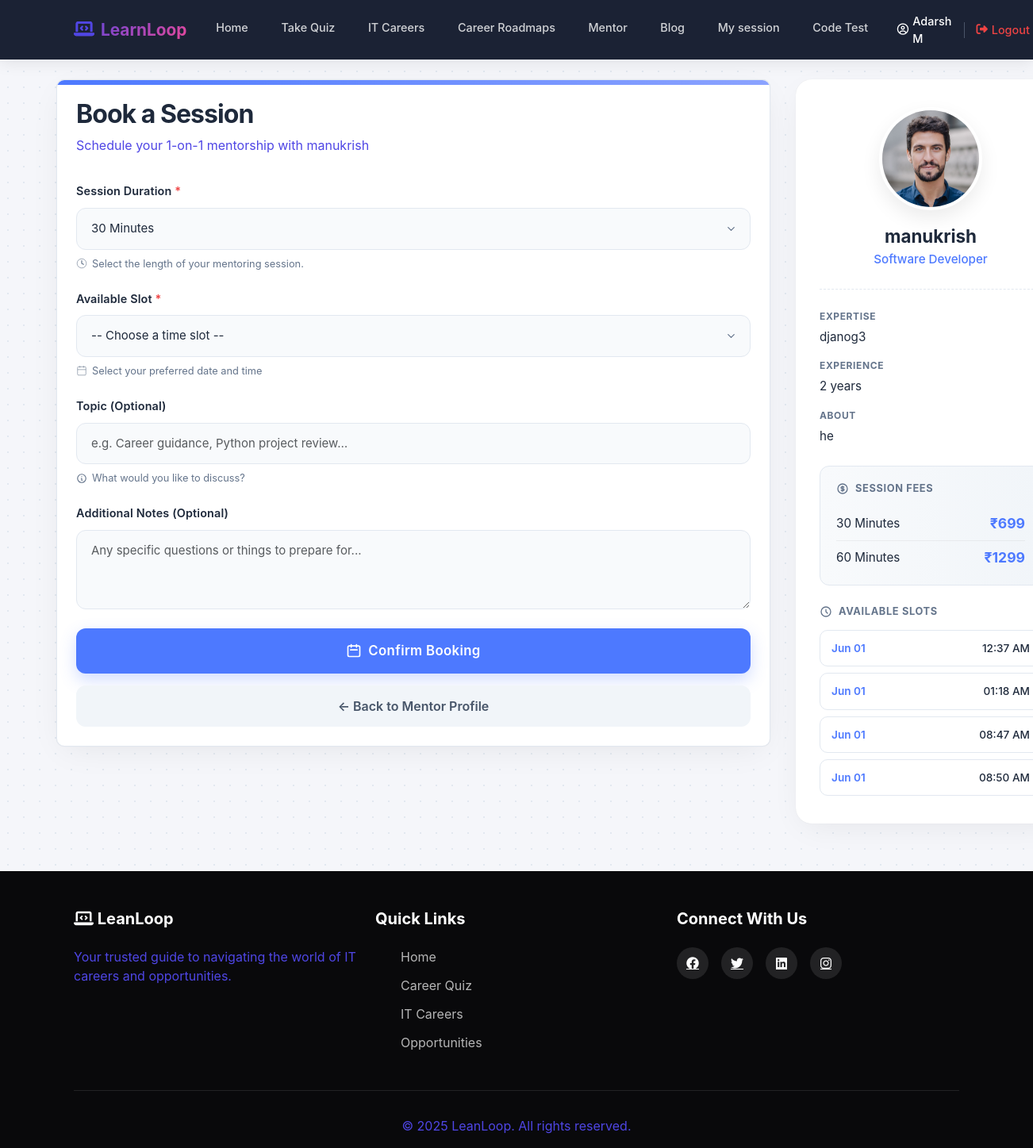
/mentor/book/33/ (signed in), run on the app's committed database.
### accounts/models.py (models this page shows, shortened)
class CustomUser(AbstractUser):
    ROLE_CHOICES = (
        ('user', 'User'),
        ('mentor', 'Mentor'),
        ('Admin', 'Admin'),
    )
    role = models.CharField(
        max_length=10,
        choices=ROLE_CHOICES,
        default='user'
    )
    phone_regex = RegexValidator(
    regex=r'^[9876]\d{9}$',
    message="Phone number must be a 10-digit number and start with 9, 8, 7, or 6."
    )
    phone_number = models.CharField(
        max_length=10,
        blank=True,
        null=True,
        validators=[phone_regex],
        unique=True,
        help_text='Enter 10 digit phone number'
    )
    previous_experience = models.BooleanField(blank=True, null=True,verbose_name="Previous Experience")
    is_approved=models.BooleanField(default=False)
    GENDER_CHOICES = [
        ('male', 'Male'),
        ('female', 'Female'),
        ('other', 'Other'),
        ('prefer_not_to_say', 'Prefer not to say'),
    ]
    gender = models.CharField(
        max_length=20,
        choices=GENDER_CHOICES,
        blank=False,
        null=False
    )
    profile_photo = models.ImageField(upload_to='profile_photos/', blank=False, null=True)
    education = models.CharField(max_length=200, blank=True, null=True)
    career_domain = models.CharField(max_length=100, blank=True, null=True)
    profession = models.CharField(max_length=100, blank=False, null=True)
    experience_years = models.PositiveIntegerField(
        null=True,
        blank=False,
    )
    expertise = models.CharField(
        blank=False,
        null=True,
        max_length=100,
    )
    bio = models.CharField(
        blank=False,
        null=True,
    )
    linkedin = models.URLField(blank=True, null=True)
    portfolio = models.URLField(blank=True, null=True)
    available_days = models.JSONField(default=list)  # ["mon", "wed", "fri"]
    available_from = models.TimeField(default="09:00")
    available_to = models.TimeField(default="17:00")
    session_duration = models.CharField(
        max_length=10,
        choices=[
            ('30', '30 Minutes'),
            ('60', '60 Minutes'),
        ],null=True, blank=False
    )
    intro_video = models.FileField(upload_to="mentor_videos/", blank=True, null=True)
    created_at = models.DateTimeField(
        auto_now_add=True,
        null=True
    )

### mentor/models.py (models this page shows, shortened)
class MentorProfile(models.Model):
    user = models.OneToOneField(
        CustomUser,
        on_delete=models.CASCADE,
        related_name='mentor_profile'
    )
    bio = models.TextField(
        max_length=500,
        blank=True,
        null=True,
        help_text="Professional bio (max 500 characters)"
    )
    expertise = models.CharField(
        max_length=500,
        blank=True,
        null=True,
        help_text="Comma-separated skills (e.g., Python, Django, React)"
    )
    fee_30min = models.IntegerField(
        default=10,
        validators=[MinValueValidator(0), MaxValueValidator(1000)],
        help_text="Fee (in Rupee) for 30-minute session"
    )
    fee_60min = models.IntegerField(
        default=20,
        validators=[MinValueValidator(0), MaxValueValidator(2000)],
        help_text="Fee (in Rupee) for 60-minute session"
    )
    total_sessions = models.IntegerField(default=0)
    total_earnings = models.IntegerField(default=0)
    rating = models.DecimalField(
        max_digits=3,
        decimal_places=2,
        default=0.00,
        validators=[MinValueValidator(0), MaxValueValidator(5)]
    )
    is_active = models.BooleanField(default=True)
    created_at = models.DateTimeField(auto_now_add=True)
    updated_at = models.DateTimeField(auto_now=True)
    class Meta:
        verbose_name = "Mentor Profile"
        verbose_name_plural = "Mentor Profiles"

class AvailabilitySlot(models.Model):
    mentor = models.ForeignKey(
        CustomUser,
        on_delete=models.CASCADE,
        related_name='mentor_availability_slots',
        limit_choices_to={'role': 'mentor'}
    )
    date = models.DateField(default="2026-06-01")
    start_time = models.TimeField()
    end_time = models.TimeField()
    is_active = models.BooleanField(default=True)
    created_at = models.DateTimeField(auto_now_add=True)
    class Meta:
        verbose_name = "Availability Slot"
        verbose_name_plural = "Availability Slots"
        ordering = ['date', 'start_time']

### mentor/views.py (the view, shortened to what this page needs)
# urls.py: path('book/<int:id>/', views.book_session, name='book_session'),  # UPDATED
@login_required
def book_session(request, id):
    mentor = get_object_or_404(CustomUser, id=id, role='mentor', is_approved=True)
    if request.user == mentor:
        messages.error(request, "⛔ You cannot book a session with yourself.")
        return redirect('mentor_detail', id=mentor.id)
    try:
        mentor_profile = MentorProfile.objects.get(user=mentor)
    except MentorProfile.DoesNotExist:
        mentor_profile = None
    availability_slots = AvailabilitySlot.objects.filter(
        mentor=mentor,
        is_active=True
    ).order_by('date', 'start_time')
    context = {
        'mentor': mentor,
        'mentor_profile': mentor_profile,
        'availability_slots': availability_slots,
        'today': timezone.now().date().isoformat(),
    }
    return render(request, 'book_appointments.html', context)

### mentor/templates/book_appointments.html (shortened to what this page needs)
{% extends 'dashboard/userbase.html' %}
{% block content %}
<div class="booking-wrapper">
    <div class="row-flex ">
        <div class="booking-card" style="background: #ffffff; border: 1px solid var(--border); border-radius: 10px; padding: 24px;width: 900px;margin-left: -100px;">
            <h3 class="booking-title">Book a Session</h3>
            <p class="booking-subtitle">Schedule your 1-on-1 mentorship with {{ mentor.username }}</p>
            <form method="POST">
                <div class="form-group">
                    <label for="duration">Session Duration <span class="required">*</span></label>
                    <select id="duration" name="duration" class="form-control" required>
                        <option value="30">30 Minutes</option>
                    </select>
                    <div class="help-text">
                        <svg width="14" height="14" fill="none" stroke="currentColor" viewBox="0 0 24 24"><circle cx="12" cy="12" r="10"/><path stroke-linecap="round" stroke-linejoin="round" stroke-width="2" d="M12 6v6l4 2"/></svg>
                        Select the length of your mentoring session.
                    </div>
                </div>
                <div class="form-group">
                    <label for="slot_id">Available Slot <span class="required">*</span></label>
                    <select id="slot_id" name="slot_id" class="form-control" required>
                        <option value="">-- Choose a time slot --</option>
                    </select>
                    {% if not availability_slots %}
                    <div class="help-text" style="color: #ef4444;">
                        <svg width="14" height="14" fill="none" stroke="currentColor" viewBox="0 0 24 24"><circle cx="12" cy="12" r="10"/><line x1="12" y1="8" x2="12" y2="12"/><line x1="12" y1="16" x2="12.01" y2="16"/></svg>
                        This mentor currently has no available slots.
                    </div>
                    {% else %}
                    <div class="help-text">
                        <svg width="14" height="14" fill="none" stroke="currentColor" viewBox="0 0 24 24"><rect x="3" y="4" width="18" height="18" rx="2" ry="2"/><line x1="16" y1="2" x2="16" y2="6"/><line x1="8" y1="2" x2="8" y2="6"/><line x1="3" y1="10" x2="21" y2="10"/></svg>
                        Select your preferred date and time
                    </div>
                    {% endif %}
                </div>
                <div class="form-group">
                    <label for="topic">Topic (Optional)</label>
                    <input type="text" id="topic" name="topic" class="form-control" placeholder="e.g. Career guidance, Python project review…">
                    <div class="help-text">
                        <svg width="14" height="14" fill="none" stroke="currentColor" viewBox="0 0 24 24"><path stroke-linecap="round" stroke-linejoin="round" stroke-width="2" d="M13 16h-1v-4h-1m1-4h.01M21 12a9 9 0 11-18 0 9 9 0 0118 0z"/></svg>
                        What would you like to discuss?
                    </div>
                </div>
                <div class="form-group">
                    <label for="note">Additional Notes (Optional)</label>
                    <textarea id="note" name="note" class="form-control" placeholder="Any specific questions or things to prepare for..."></textarea>
                </div>
                <button type="submit" class="btn-submit">
                    <svg width="20" height="20" fill="none" stroke="currentColor" viewBox="0 0 24 24"><path stroke-linecap="round" stroke-linejoin="round" stroke-width="2" d="M8 7V3m8 4V3m-9 8h10M5 21h14a2 2 0 002-2V7a2 2 0 00-2-2H5a2 2 0 00-2 2v12a2 2 0 002 2z"/></svg>
                    Confirm Booking
                </button>
                <a href="{% url 'mentor_detail' mentor.id %}" class="btn-back">
                    ← Back to Mentor Profile
                </a>
            </form>
        </div>
        <div class="mentor-card">
            <div class="mentor-card-header">
                <div class="mentor-photo">
                    {% if mentor.profile_photo %}
                    <img src="{{ mentor.profile_photo.url }}" alt="{{ mentor.username }}">
                    {% else %}
                    <div class="placeholder-avatar">{{ mentor.username.0|upper }}</div>
                    {% endif %}
                </div>
                <h4 class="mentor-name">{{ mentor.username }}</h4>
                <div class="mentor-profession">{{ mentor.profession|default:"Professional Mentor" }}</div>
            </div>
            <div class="mentor-meta">
                <div class="meta-item">
                    <span class="meta-label">Expertise</span>
                    <span class="meta-value">{{ mentor.expertise|default:"Various technologies" }}</span>
                </div>
                <div class="meta-item">
                    <span class="meta-label">Experience</span>
                    <span class="meta-value">{{ mentor.experience_years|default:"5+" }} years</span>
                </div>
                {% if mentor.bio %}
                <div class="meta-item">
                    <span class="meta-label">About</span>
                    <span class="meta-value">{{ mentor.bio|truncatewords:20 }}</span>
                </div>
                {% endif %}
            </div>
            {% if mentor_profile %}
            <div class="fee-info">
                <h5>
                    Session Fees
                </h5>
                <div class="fee-row">
                    <span>30 Minutes</span>
                    <strong>₹{{ mentor_profile.fee_30min }}</strong>
                </div>
                <div class="fee-row">
                    <span>60 Minutes</span>
                    <strong>₹{{ mentor_profile.fee_60min }}</strong>
                </div>
            </div>
            {% endif %}
            <div class="slots-box">
                <h5>
                    <svg width="16" height="16" fill="none" stroke="currentColor" viewBox="0 0 24 24"><path stroke-linecap="round" stroke-linejoin="round" stroke-width="2" d="M12 8v4l3 3m6-3a9 9 0 11-18 0 9 9 0 0118 0z"/></svg>
                    Available Slots
                </h5>
                {% if availability_slots %}
                <div class="slots-container">
                    {% for slot in availability_slots %}
                    <div class="slot-pill">
                        <span class="slot-date">{{ slot.date|date:"M d" }}</span>
                        <span class="slot-time">{{ slot.start_time|time:'h:i A' }}</span>
                    </div>
                    {% endfor %}
                </div>
                {% else %}
                <div class="no-slots">No availability slots added yet.</div>
                {% endif %}
            </div>
        </div>
    </div>
</div>
{% endblock %}

### accounts/templates/dashboard/userbase.html (shortened to what this page needs)
{% load static %}
<!DOCTYPE html>
<html lang="en">
<head>
    <link href="https://cdn.jsdelivr.net/npm/bootstrap@5.3.0/dist/css/bootstrap.min.css" rel="stylesheet">
    <link rel="stylesheet" href="https://cdnjs.cloudflare.com/ajax/libs/font-awesome/6.4.0/css/all.min.css">
    <link rel="stylesheet" href="{% static 'css/userpage.css' %}">
</head>
<body>
    <nav class="navbar navbar-expand-lg navbar-dark fixed-top">
        <div class="container">
            <a class="navbar-brand" href="#">
                <i class="fas fa-laptop-code"></i> LearnLoop
            </a>
            <div class="collapse navbar-collapse" id="navbarNav">
                <ul class="navbar-nav ms-auto">
                    <li class="nav-item"><a class="nav-link" href="{% url 'user_dashboard' %}">Home</a></li>
                    <li class="nav-item"><a class="nav-link" href="{% url 'careers:assessment' %}">Take Quiz</a></li>
                    <li class="nav-item"><a class="nav-link" href="#careers">IT Careers</a></li>
                    <li class="nav-item"><a class="nav-link" href="{% url 'careers:roads' %}">Career Roadmaps</a></li>
                    <li class="nav-item"><a class="nav-link" href="{% url 'mentor_list' %}">Mentor</a></li>
                    <li class="nav-item"><a class="nav-link" href="{% url 'blog_list' %}">Blog</a></li>
                    <li class="nav-item"><a class="nav-link" href="{% url 'user_sessions' %}">My session</a></li>
                    <li class="nav-item"><a class="nav-link" href="{% url 'careers:codearena' %}">Code Test</a></li>
                    <li class="nav-item ms-lg-3 d-flex align-items-center user-controls">
                        <a href="{% url 'user_profile' %}" class="nav-username" style="text-decoration: none;">
                            <i class="far fa-user-circle"></i> {{ request.user.first_name }} {{ request.user.last_name }}
                        </a>
                        <a class="nav-logout" href="{% url 'logout' %}">
                            <i class="fas fa-sign-out-alt"></i> Logout
                        </a>
                    </li>
                </ul>
            </div>
        </div>
    </nav>
    {% block content %}
    {% endblock %}
    <footer class="footer">
        <div class="container">
            <div class="row">
                <div class="col-lg-4">
                    <h5><i class="fas fa-laptop-code"></i> LeanLoop</h5>
                    <p>Your trusted guide to navigating the world of IT careers and opportunities.</p>
                </div>
                <div class="col-lg-4">
                    <h5>Quick Links</h5>
                    <ul class="footer-links">
                        <li><a href="#home">Home</a></li>
                        <li><a href="#questionnaire">Career Quiz</a></li>
                        <li><a href="#careers">IT Careers</a></li>
                        <li><a href="#opportunities">Opportunities</a></li>
                    </ul>
                </div>
                <div class="col-lg-4">
                    <h5>Connect With Us</h5>
                    <div class="social-links">
                        <a href="#"><i class="fab fa-facebook"></i></a>
                        <a href="#"><i class="fab fa-twitter"></i></a>
                        <a href="#"><i class="fab fa-linkedin"></i></a>
                        <a href="#"><i class="fab fa-instagram"></i></a>
                    </div>
                </div>
            </div>
            <div class="footer-bottom">
                <p>&copy; 2025 LeanLoop. All rights reserved.</p>
            </div>
        </div>
    </footer>
</body>
</html>

### data on the page
CustomUser: user.first_name "Adarsh", user.last_name "M"
CustomUser: username "manukrish", profile_photo (picture), profession "Software Developer", expertise "djanog3", experience_years "2", bio "he"
MentorProfile: fee_30min "699", fee_60min "1299"
AvailabilitySlot: date "Jun 01", start_time "12:37 AM"
AvailabilitySlot: date "Jun 01", start_time "01:18 AM"
AvailabilitySlot: date "Jun 01", start_time "08:47 AM"
AvailabilitySlot: date "Jun 01", start_time "08:50 AM"
